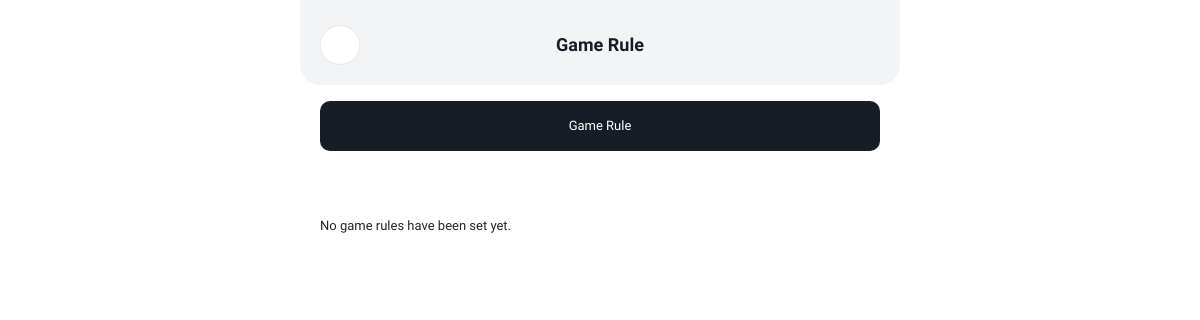
/user-app/game_rules.php, run on an earlier commit of the app's database.
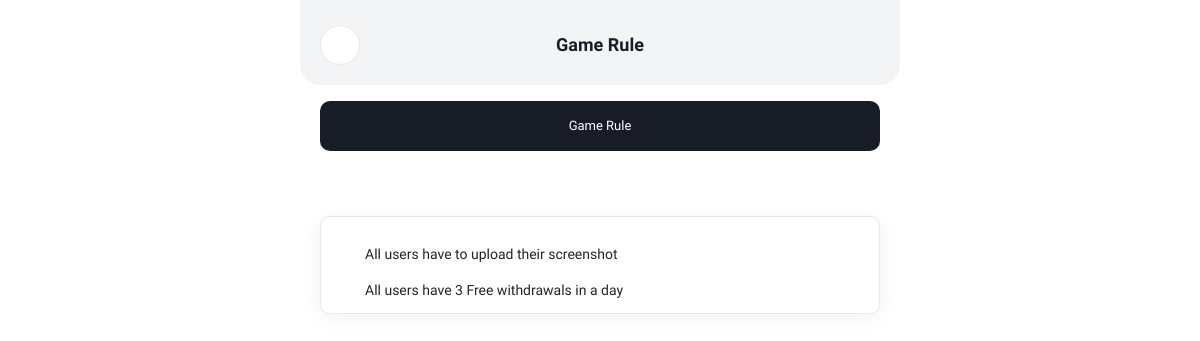
And on a later commit of the database.
### tables this page shows
CREATE TABLE `settings` (
  `id` int(11) NOT NULL,
  `minRecharge` varchar(255) NOT NULL,
  `minWithdraw` varchar(255) NOT NULL,
  `classic_fee` varchar(255) NOT NULL,
  `popular_fee` varchar(255) NOT NULL,
  `game3_fee` varchar(255) NOT NULL,
  `game4_fee` varchar(255) NOT NULL,
  `deposit_msg` varchar(255) NOT NULL,
  `withdraw_msg` varchar(255) NOT NULL,
  `recharge_status` enum('on','off') NOT NULL DEFAULT 'on',
  `withdraw_status` enum('on','off') NOT NULL DEFAULT 'on',
  `withdraw_count` int(11) NOT NULL DEFAULT 3,
  `game_rules` varchar(255) DEFAULT NULL
);

### user-app/game_rules.php (the view, shortened to what this page needs)
<?php
include ('db.php');
$rule_sql = "SELECT * FROM settings WHERE id='1'";
$rule_run = mysqli_query($con, $rule_sql);
$existing_rule = '';
if ($rule_run && mysqli_num_rows($rule_run) > 0) {
    $row = mysqli_fetch_assoc($rule_run);
    $existing_rule = $row['game_rules'];
}
?>
<!DOCTYPE html>
<html lang="en">
<head>
    <link rel="stylesheet" type="text/css" href="../assets/css/vendors/iconsax.css">
    <link rel="stylesheet" id="rtl-link" type="text/css" href="../assets/css/vendors/bootstrap.css">
    <link rel="stylesheet" id="change-link" type="text/css" href="../assets/css/style.css">
</head>
<body>
    <header id="header" class="main-header inner-page-header">
        <div class="custom-container">
            <div class="header-panel">
                <a href="home">
                    <i class="iconsax icon-btn" data-icon="chevron-left"> </i>
                </a>
                <h3 class="fw-semibold title-color">Game Rule</h3>
            </div>
        </div>
    </header>
    <section class="pt-3">
        <div class="custom-container">
            <div class="poster-part">
                <p class="fw-normal text-white">Game Rule</p>
            </div>
        </div>
    </section>
    <section class="driver-request section-b-space">
        <div class="custom-container">
            <ul class="driver-list">
                <li>
                    <?php if (!empty($existing_rule)): ?>
                        <div class="driver-box outstation-driver-box">
                            <?php
                            echo $existing_rule;
                            ?>
                        </div>
                    <?php else: ?>
                        <p>No game rules have been set yet.</p>
                    <?php endif; ?>
                </li>
            </ul>
        </div>
    </section>
</body>
</html>

What changed in the data, as far as the page shows it:
now on this page (row edited): settings: game_rules "All users have to upload their screenshot All users have 3 Free withdrawals in a day"
Also different on the page:
text no longer shown: "No game rules have been set yet."
